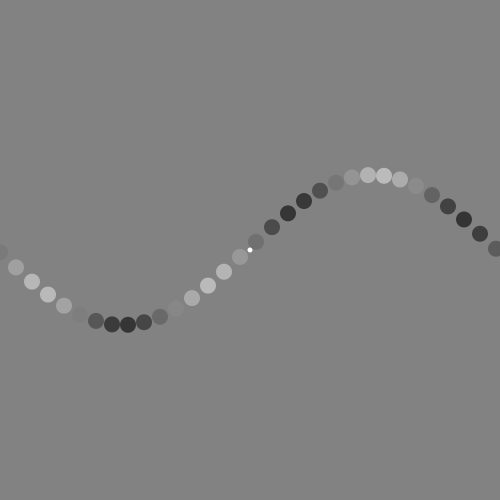
Frame 1 (no input)
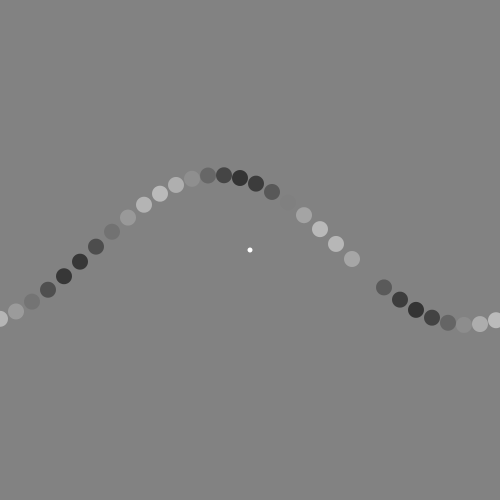
Frame 60 (the mouse pressed at the canvas centre just before this capture)
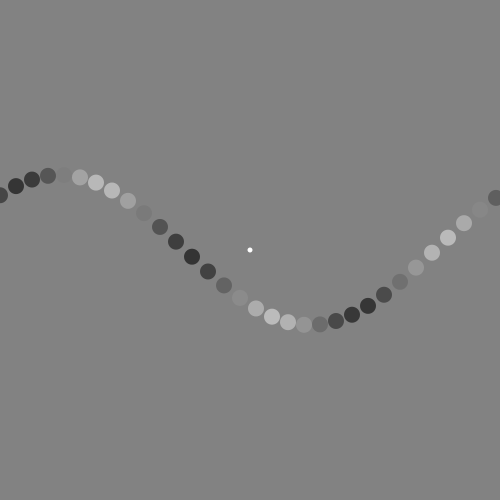
Frame 120 (the mouse held since frame 60 and released just before this capture)

The Processing sketch that drew these frames (run headless with seeded random() and noise(); from frame 60 on, the mouse is pressed at the canvas centre):

// Processing sketch: processing_98829
// ── processing_98829.pde

 
int xspacing = 16;   // How far apart should each horizontal location be spaced
int w;              // Width of entire wave

float theta = 0.0;  // Start angle at 0
float amplitude = 75.0;  // Height of wave
float period = 500.0;  // How many pixels before the wave repeats
float dx;  // Value for incrementing X, a function of period and xspacing
float[] yvalues;  // Using an array to store height values for the wave

void setup() {
  size(500, 500);
  w = width+16;
  dx = (TWO_PI / period) * xspacing;
  yvalues = new float[w/xspacing];
}

void draw() {
  background(130);
  calcWave();
  renderWave();
  fill(255);
  ellipse(250,250,5,5);
  
}

void calcWave() {
  // Increment theta (try different values for 'angular velocity' here
  theta += 0.033;

  // For every x value, calculate a y value with sine function
  float x = theta;
  for (int i = 0; i < yvalues.length; i++) {
    yvalues[i] = sin(x)*amplitude;
    x+=dx;
  }
}

class Cell{
  float angle;
}

void renderWave() {
  noStroke();
//  fill(122);//127+127*sin(angle));
  // A simple way to draw the wave with an ellipse at each location
  for (int x = 0; x < yvalues.length; x++) {
    fill(map(yvalues[(x*3)%yvalues.length],0, 150, 120,255));
    ellipse(x*xspacing, height/2+yvalues[x], 16, 16);
  }
}
